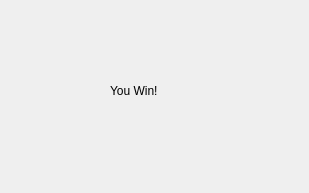
<?xml version="1.0" encoding="UTF-8"?>
<ui version="4.0">
 <class>Dialog_win_lose</class>
 <widget class="QDialog" name="Dialog_win_lose">
  <property name="geometry">
   <rect>
    <x>0</x>
    <y>0</y>
    <width>309</width>
    <height>193</height>
   </rect>
  </property>
  <property name="windowTitle">
   <string>Game Result</string>
  </property>
  <widget class="QLabel" name="label">
   <property name="geometry">
    <rect>
     <x>110</x>
     <y>80</y>
     <width>131</width>
     <height>21</height>
    </rect>
   </property>
   <property name="styleSheet">
    <string notr="true">color: rgb(0, 0, 0);
font: 12pt &quot;Microsoft YaHei UI&quot;;</string>
   </property>
   <property name="text">
    <string>You Win!</string>
   </property>
  </widget>
 </widget>
 <resources/>
 <connections/>
</ui>
